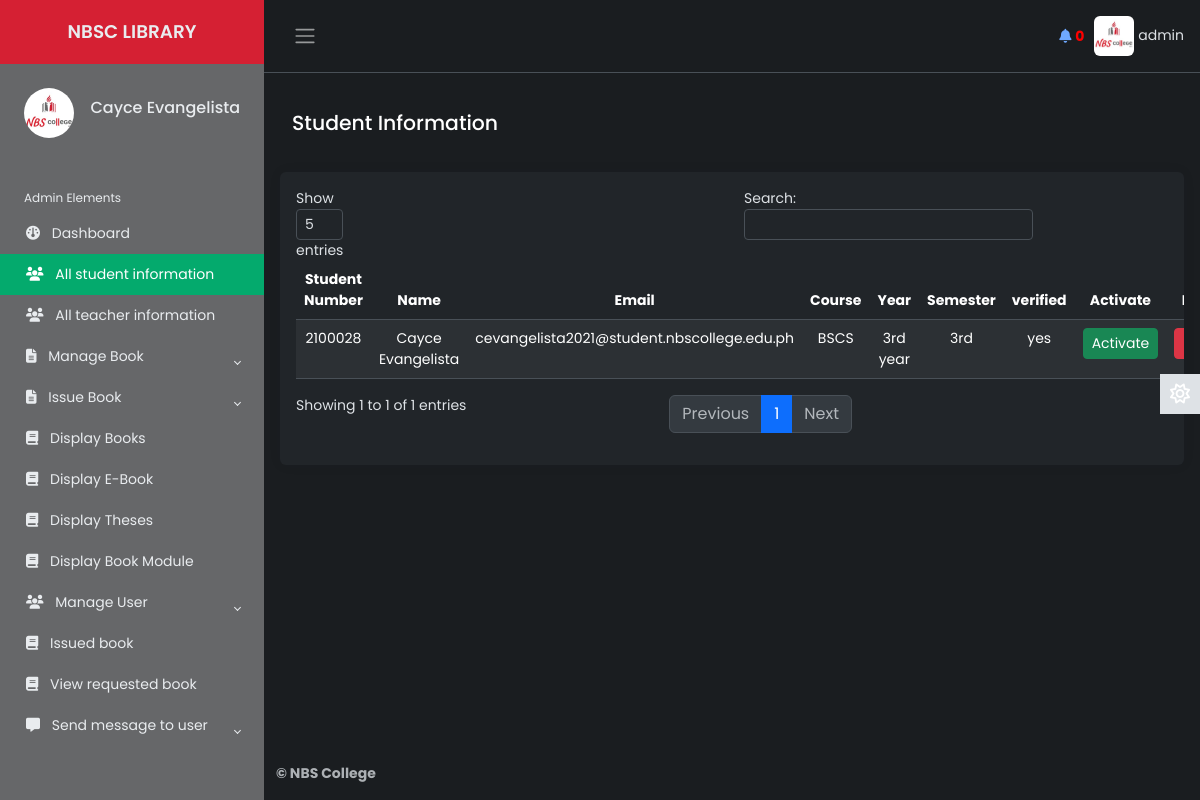
The page /Source/librarian/all-student-info.php (signed in) on the database as committed earlier.
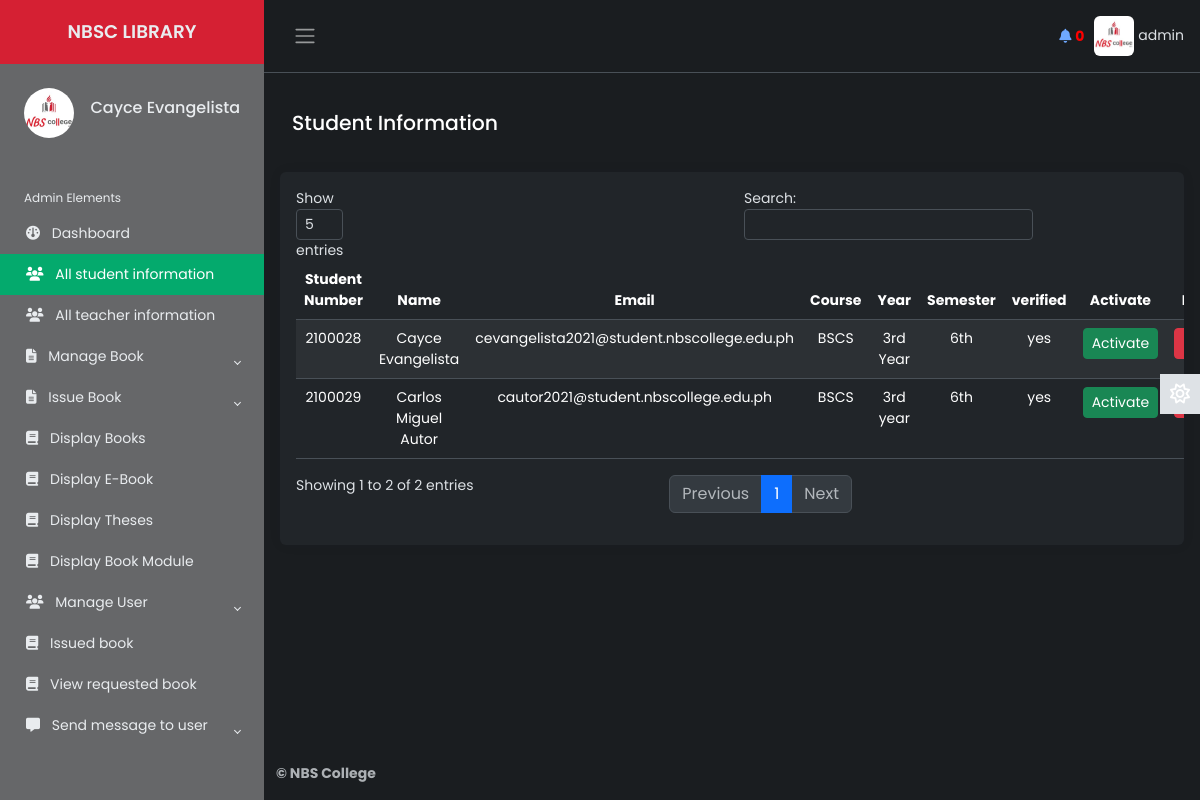
The same page on the database as committed later.
### tables this page shows
CREATE TABLE `lib_registration` (
  `id` int(2) NOT NULL,
  `name` varchar(50) NOT NULL,
  `username` varchar(20) NOT NULL,
  `password` varchar(20) NOT NULL,
  `email` varchar(50) NOT NULL,
  `phone` varchar(20) NOT NULL,
  `address` varchar(100) NOT NULL,
  `photo` varchar(500) NOT NULL,
  `status` varchar(7) NOT NULL
);

CREATE TABLE `student` (
  `student_number` varchar(20) NOT NULL,
  `first_name` varchar(50) NOT NULL,
  `last_name` varchar(50) NOT NULL,
  `middle_name` varchar(50) NOT NULL,
  `email` varchar(50) NOT NULL,
  `course` varchar(10) NOT NULL,
  `year` varchar(20) NOT NULL,
  `semester` varchar(20) NOT NULL,
  `password` varchar(50) NOT NULL,
  `user_type` varchar(7) NOT NULL,
  `photo` varchar(500) NOT NULL,
  `status` varchar(7) NOT NULL,
  `vkey` varchar(255) NOT NULL,
  `verified` varchar(3) NOT NULL
);

### Source/librarian/all-student-info.php (the view, shortened to what the changed rows need)
       <?php
   include 'inc/connection.php';
   include 'inc/header.php';
?>
           <main class="content px-3 py-2">
           <br>
           <div class="card border-0">
                       <div class="card-body">
                           <table class="table table-hover text-center table-striped" id="dtBasicExample">
                               <thead>
                                   <tr>
                                       <th scope="col">Student Number</th>
                                       <th scope="col">Name</th>
                                       <th scope="col">Email</th>
                                       <th scope="col">Course</th>
                                       <th scope="col">Year</th>
                                       <th scope="col">Semester</th>
                                       <th scope="col">verified</th>
                                       <th>Activate</th>
                                       <th>Deactivate</th>
                                   </tr>
                               </thead>
                               <tbody>
                               <?php
                                       $res= mysqli_query($link, "select * from student");
                                       while ($row=mysqli_fetch_array($res)) {
                                           echo "<tr>";
                                           echo "<td>"; echo $row["student_number"]; echo "</td>";
                                           echo "<td>"; echo $row["first_name"]; "<td>"; echo " "; echo $row["last_name"]; echo "</td>";
                                           echo "<td>"; echo $row["email"]; echo "</td>";
                                           echo "<td>"; echo $row["course"]; echo "</td>";
                                           echo "<td>"; echo $row["year"]; echo "</td>";
                                           echo "<td>"; echo $row["semester"]; echo "</td>";
                                           echo "<td>"; echo $row["verified"]; echo "</td>";
                                           echo "<td>";
                                           ?>
                                           <a href="approve.php?id=<?php echo $row["student_number"];?>" class='btn btn-success btn-sm'>Activate</a>
                                           <?php
                                           echo "</td>";
                                           echo "<td>";
                                           ?>
                                               <a href="notapprove.php?id=<?php echo $row["student_number"];?>" class='btn btn-danger btn-sm'>Deactivate</a>
                                           <?php
                                           echo "</td>";
                                           echo "</tr>";
                                       }
                                  ?>
                               </tbody>
                           </table>
                       </div>
                   </div>
           </main>

### Source/librarian/inc/header.php (shortened to what the changed rows need)
<?php
    include 'inc/connection.php';
 ?>
<!DOCTYPE html>
<html lang="en" data-bs-theme="dark">
<head>
    <link href="https://cdn.datatables.net/v/dt/jszip-3.10.1/dt-2.0.3/b-3.0.1/b-html5-3.0.1/b-print-3.0.1/datatables.min.css" rel="stylesheet">
    <link href="https://cdn.jsdelivr.net/npm/bootstrap@5.3.3/dist/css/bootstrap.min.css" rel="stylesheet">
    <link rel="stylesheet" href="inc/css/custom1.css">
    <link rel="stylesheet" href="inc/css/animate.css">
</head>
<body>
    <div class="wrapper">
    <aside id="sidebar" class="js-sidebar">
            <div class="h-100">
                <ul class="sidebar-nav">
                    <li class="sidebar-header">
                        <span>
                        <?php
                            $res = mysqli_query($link, "select * from lib_registration where username='".$_SESSION['username']."'");
                            while ($row = mysqli_fetch_array($res)){
                                ?><img src="<?php echo $row["photo"]; ?> " height="50px" width="50px" alt="something wrong" class="rounded-circle"></a> <?php
                            }
                        ?>
                        </span>
                        <h6 style="float: right; margin-top: 10px;">
							<?php
								$res = mysqli_query($link, "select * from lib_registration where username='".$_SESSION['username']."'");
								while ($row = mysqli_fetch_array($res)){
								$name  =  $row["name"];
								echo $name;
								}
							?>
            			</h6>
                    </li>
                    <br>
                </ul>
            </div>
        </aside>
        <div class="main">
            <nav class="navbar navbar-expand px-3 border-bottom">
                <div class="navbar-collapse navbar">
                        <li class="nav-item dropdown">
								<?php
                                     $res = mysqli_query($link, "select * from lib_registration where username='".$_SESSION['username']."'");
                                     while ($row = mysqli_fetch_array($res)){
                                         ?><a href="#" data-bs-toggle="dropdown" class="nav-icon pe-md-0" style="color: inherit;"><img src="<?php echo $row["photo"]; ?>" alt=""class="avatar img-fluid rounded"> <span><?php echo $_SESSION["username"]; ?></span></a> <?php
                                     }
                                ?>
                        </li>
                </div>
            </nav>
</body>
</html>

Rows that differ between the two databases and show on the page:
changed student "Cayce": year "3rd year" → "3rd Year"; semester "3rd" → "6th"
added student: student_number "2100029", first_name "Carlos Miguel", last_name "Autor", email "cautor2021@student.nbscollege.edu.ph", course "BSCS", year "3rd year", semester "6th", verified "yes"
Other text that changed with them:
text written by a page script: "Show entries Search: Showing 1 to 1 of 1 entries Previous 1 Next" → "Show entries Search: Showing 1 to 2 of 2 entries Previous 1 Next"
